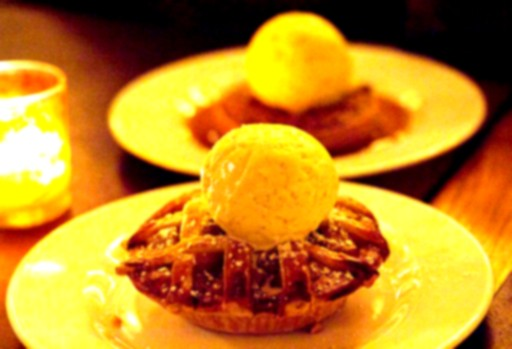
#> input picture data/drifted_images/drifted_0.jpg, 512 x 349 px
$ python -i simulate_drift.py   (imports and definitions only)
#> lines starting #> are read from the running program, lines starting #| are printed output that depends on the picture
#> further down, picture is the input picture: PIL image 512x349 RGB; mean R, G, B 190.4, 133.3, 31.8
import os

from PIL import ImageEnhance, ImageFilter
from datasets import Dataset

from src.data import (
    load_food101,
    create_train_validation_split,
)


def apply_drift(image, strength=1.8):
    """
    Simulate visual drift by changing
    brightness, contrast and sharpness.
    """
#> called with strength = 1.8

    image = image.convert("RGB")

    # --------------------------------------------------------
    # Brightness drift
    # --------------------------------------------------------

    image = ImageEnhance.Brightness(
        image
    ).enhance(strength)
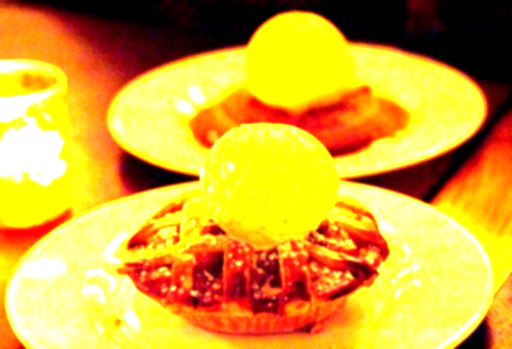
#> image: PIL image 512x349 RGB; mean R, G, B 214.1, 166.5, 52.8

    # --------------------------------------------------------
    # Contrast drift
    # --------------------------------------------------------

    image = ImageEnhance.Contrast(
        image
    ).enhance(1.5)
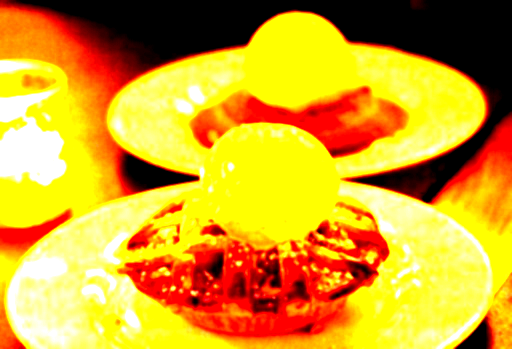
#> image: PIL image 512x349 RGB; mean R, G, B 211.9, 161.6, 37.7

    # --------------------------------------------------------
    # Blur drift
    # --------------------------------------------------------

    image = image.filter(
        ImageFilter.GaussianBlur(
            radius=1.2
        )
    )
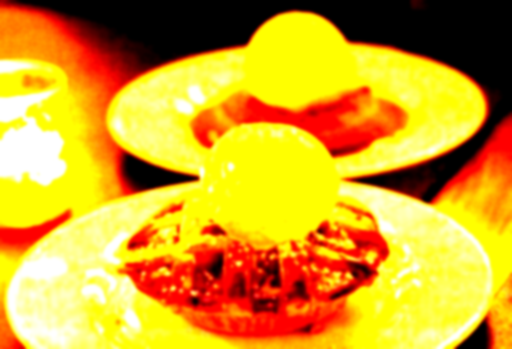
#> image: PIL image 512x349 RGB; mean R, G, B 211.9, 161.6, 37.7

    return image


# [124 lines left out: functions create_drifted_dataset, main, not called in this run]


# [2 lines not run here, left out]

>>> from PIL import Image
>>> picture = Image.open('../data/drifted_images/drifted_0.jpg')
>>> result = apply_drift(picture)

$ run again, on data/drifted_images/drifted_1.jpg
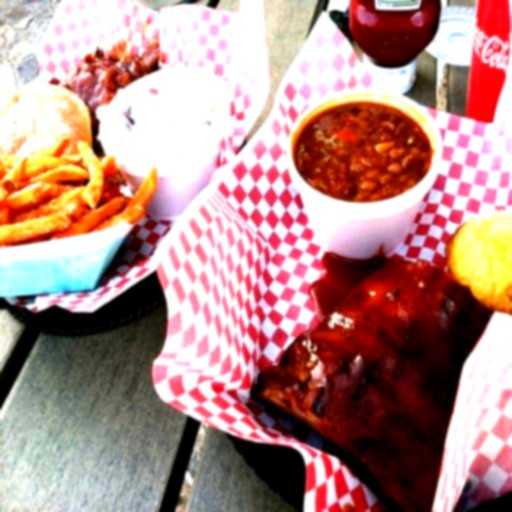
#> input picture data/drifted_images/drifted_1.jpg, 512 x 512 px
#> picture is the input picture: PIL image 512x512 RGB; mean R, G, B 181.4, 140.4, 135.8
#> in apply_drift, `image = ImageEnhance.Brightness( image ).enhance(strength)`:
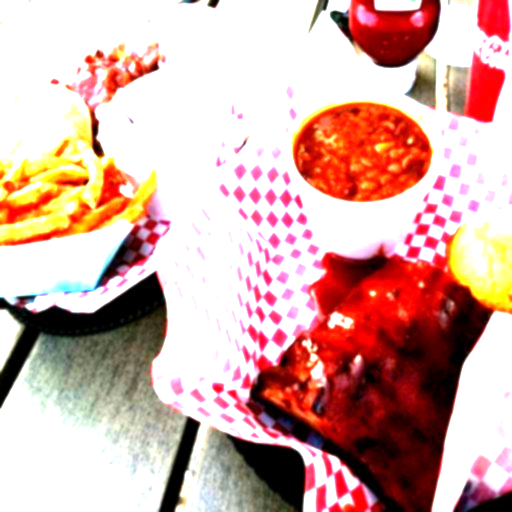
#> image: PIL image 512x512 RGB; mean R, G, B 213.1, 172.6, 165.3
#> in apply_drift, `image = image.filter( ImageFilter.GaussianBlur( radius=1.2 ) )`:
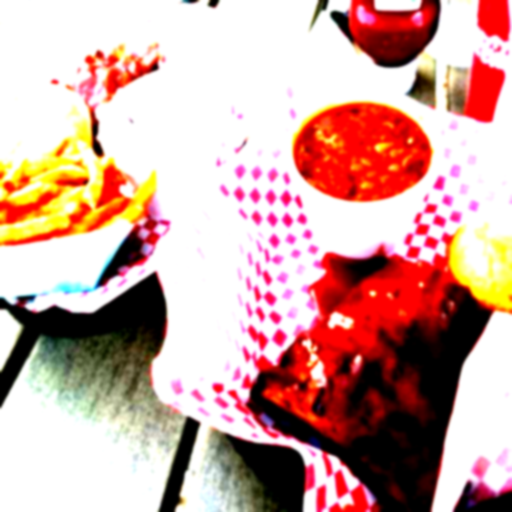
#> image: PIL image 512x512 RGB; mean R, G, B 207.9, 166.5, 159.6

$ run again, on data/drifted_images/drifted_10.jpg
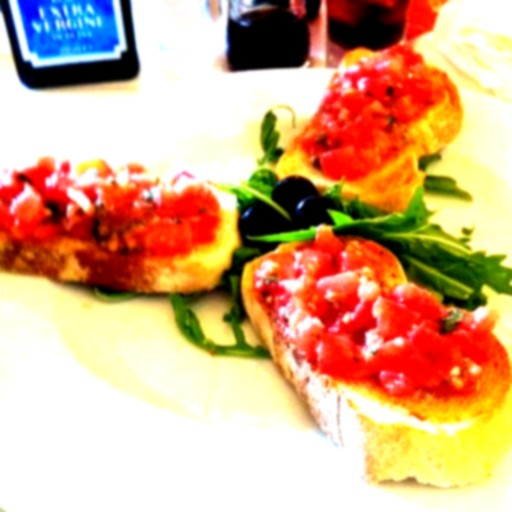
#> input picture data/drifted_images/drifted_10.jpg, 512 x 512 px
#> picture is the input picture: PIL image 512x512 RGB; mean R, G, B 214.4, 170.8, 134
#> in apply_drift, `image = ImageEnhance.Brightness( image ).enhance(strength)`:
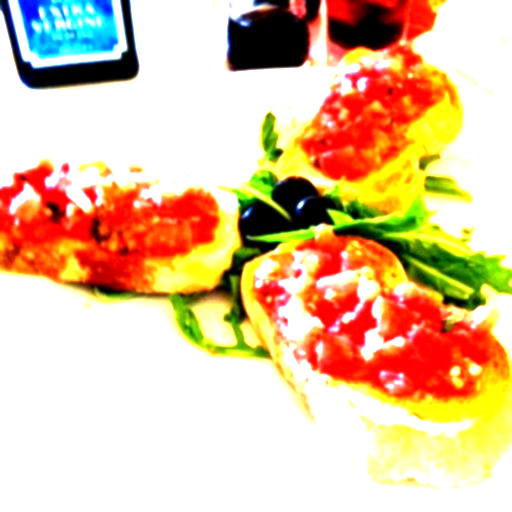
#> image: PIL image 512x512 RGB; mean R, G, B 227.1, 194.1, 156.5
#> in apply_drift, `image = image.filter( ImageFilter.GaussianBlur( radius=1.2 ) )`:
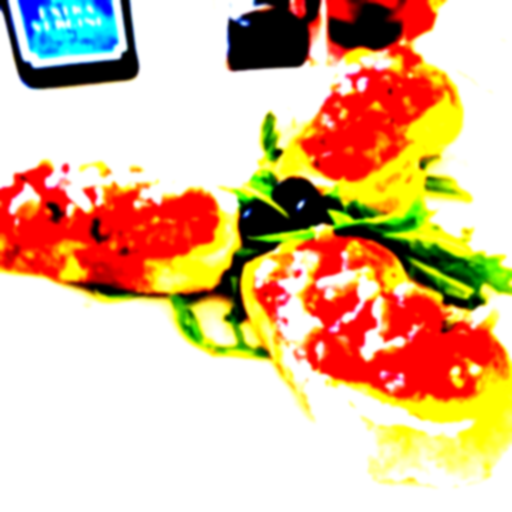
#> image: PIL image 512x512 RGB; mean R, G, B 224.3, 186.9, 149.5

$ run again, on data/drifted_images/drifted_100.jpg
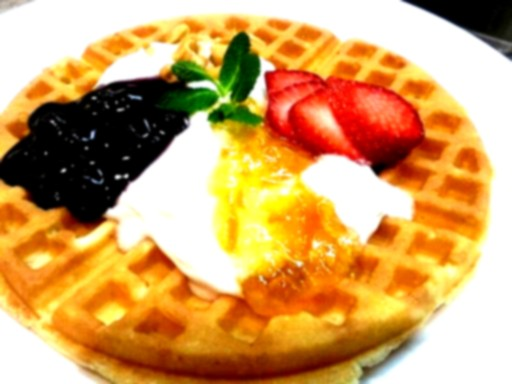
#> input picture data/drifted_images/drifted_100.jpg, 512 x 384 px
#> picture is the input picture: PIL image 512x384 RGB; mean R, G, B 208.6, 161.7, 98.9
#> in apply_drift, `image = ImageEnhance.Brightness( image ).enhance(strength)`:
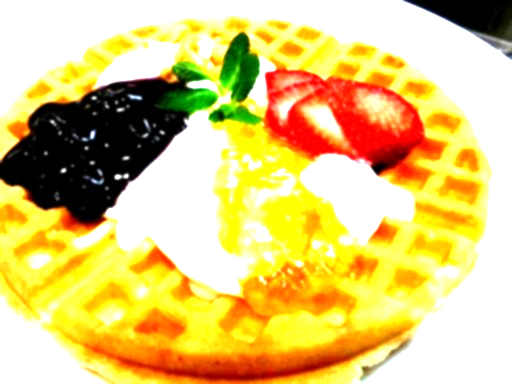
#> image: PIL image 512x384 RGB; mean R, G, B 224.7, 200.1, 117.8
#> in apply_drift, `image = image.filter( ImageFilter.GaussianBlur( radius=1.2 ) )`:
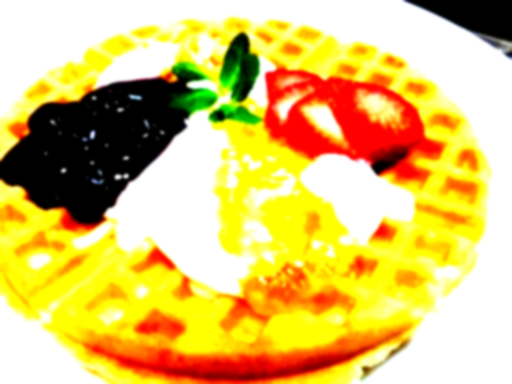
#> image: PIL image 512x384 RGB; mean R, G, B 223.3, 194.8, 105.1
